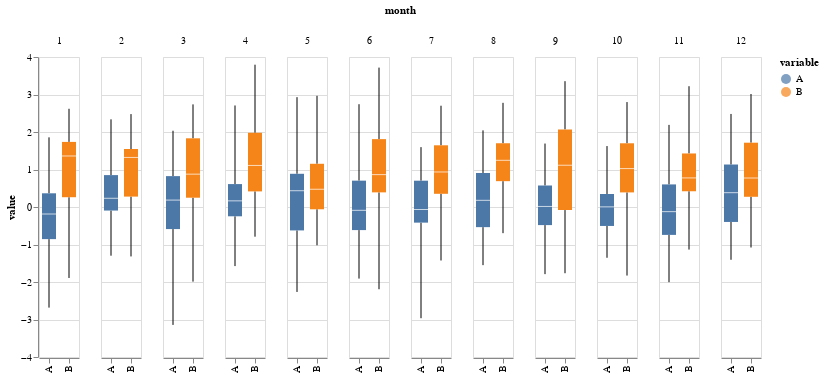

Write notebook code for a chart like this one.
### Code cell
alt.Chart(
    dfx.reset_index().melt(id_vars = ["index"], value_vars=["A", "B"]).assign(month = lambda x: x["index"].dt.month)
).mark_boxplot(
    extent='min-max'
).encode(
    alt.X('variable:N', title=''),
    alt.Y('value:Q'),
    column='month:N',
    color='variable:N'
)

### Figure 1 — Vega-Lite specification as saved in the notebook (floating-point values rounded to 4 significant figures; data arrays with more than 128 entries replaced by an {"elided": "..."} marker saying what was removed)
{"config": {"view": {"continuousWidth": 400, "continuousHeight": 300}}, "data": {"name": "data-a5b31cb18db0634f5b1d17cf2f43c831"}, "mark": {"type": "boxplot", "extent": "min-max"}, "encoding": {"color": {"type": "nominal", "field": "variable"}, "column": {"type": "nominal", "field": "month"}, "x": {"type": "nominal", "field": "variable", "title": ""}, "y": {"type": "quantitative", "field": "value"}}, "$schema": "https://vega.github.io/schema/vega-lite/v4.8.1.json", "datasets": {"data-a5b31cb18db0634f5b1d17cf2f43c831": {"elided": "730 records"}}}
